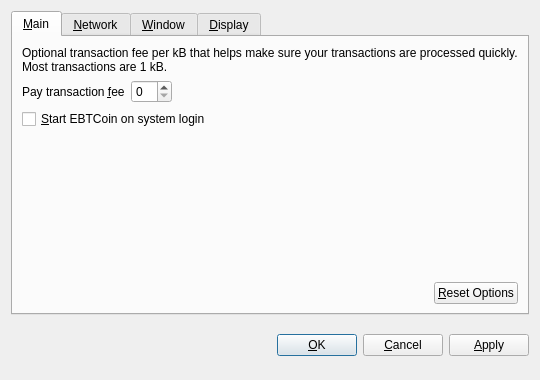
<?xml version="1.0" encoding="UTF-8"?>
<ui version="4.0">
 <class>OptionsDialog</class>
 <widget class="QDialog" name="OptionsDialog">
  <property name="geometry">
   <rect>
    <x>0</x>
    <y>0</y>
    <width>540</width>
    <height>380</height>
   </rect>
  </property>
  <property name="windowTitle">
   <string>Options</string>
  </property>
  <property name="modal">
   <bool>true</bool>
  </property>
  <layout class="QVBoxLayout" name="verticalLayout">
   <item>
    <widget class="QTabWidget" name="tabWidget">
     <property name="tabPosition">
      <enum>QTabWidget::North</enum>
     </property>
     <property name="currentIndex">
      <number>0</number>
     </property>
     <widget class="QWidget" name="tabMain">
      <attribute name="title">
       <string>&amp;Main</string>
      </attribute>
      <layout class="QVBoxLayout" name="verticalLayout_Main">
       <item>
        <widget class="QLabel" name="transactionFeeInfoLabel">
         <property name="text">
          <string>Optional transaction fee per kB that helps make sure your transactions are processed quickly. Most transactions are 1 kB.</string>
         </property>
         <property name="textFormat">
          <enum>Qt::PlainText</enum>
         </property>
         <property name="wordWrap">
          <bool>true</bool>
         </property>
        </widget>
       </item>
       <item>
        <layout class="QHBoxLayout" name="horizontalLayout_1_Main">
         <item>
          <widget class="QLabel" name="transactionFeeLabel">
           <property name="text">
            <string>Pay transaction &amp;fee</string>
           </property>
           <property name="textFormat">
            <enum>Qt::PlainText</enum>
           </property>
           <property name="buddy">
            <cstring>transactionFee</cstring>
           </property>
          </widget>
         </item>
         <item>
          <widget class="BitcoinAmountField" name="transactionFee"/>
         </item>
         <item>
          <spacer name="horizontalSpacer_1_Main">
           <property name="orientation">
            <enum>Qt::Horizontal</enum>
           </property>
           <property name="sizeHint" stdset="0">
            <size>
             <width>40</width>
             <height>20</height>
            </size>
           </property>
          </spacer>
         </item>
        </layout>
       </item>
       <item>
        <widget class="QCheckBox" name="bitcoinAtStartup">
         <property name="toolTip">
          <string>Automatically start EBTCoin after logging in to the system.</string>
         </property>
         <property name="text">
          <string>&amp;Start EBTCoin on system login</string>
         </property>
        </widget>
       </item>
       <item>
        <spacer name="verticalSpacer_Main">
         <property name="orientation">
          <enum>Qt::Vertical</enum>
         </property>
         <property name="sizeHint" stdset="0">
          <size>
           <width>20</width>
           <height>40</height>
          </size>
         </property>
        </spacer>
       </item>
       <item>
        <layout class="QHBoxLayout" name="horizontalLayout_2_Main">
         <item>
          <spacer name="horizontalSpacer_2_Main">
           <property name="orientation">
            <enum>Qt::Horizontal</enum>
           </property>
           <property name="sizeHint" stdset="0">
            <size>
             <width>40</width>
             <height>20</height>
            </size>
           </property>
          </spacer>
         </item>
         <item>
          <widget class="QPushButton" name="resetButton">
           <property name="toolTip">
            <string>Reset all client options to default.</string>
           </property>
           <property name="text">
            <string>&amp;Reset Options</string>
           </property>
           <property name="autoDefault">
            <bool>false</bool>
           </property>
          </widget>
         </item>
        </layout>
       </item>
      </layout>
     </widget>
     <widget class="QWidget" name="tabNetwork">
      <attribute name="title">
       <string>&amp;Network</string>
      </attribute>
      <layout class="QVBoxLayout" name="verticalLayout_Network">
       <item>
        <widget class="QCheckBox" name="mapPortUpnp">
         <property name="toolTip">
          <string>Automatically open the EBTCoin client port on the router. This only works when your router supports UPnP and it is enabled.</string>
         </property>
         <property name="text">
          <string>Map port using &amp;UPnP</string>
         </property>
        </widget>
       </item>
       <item>
        <widget class="QCheckBox" name="connectSocks">
         <property name="toolTip">
          <string>Connect to the EBTCoin network through a SOCKS proxy (e.g. when connecting through Tor).</string>
         </property>
         <property name="text">
          <string>&amp;Connect through SOCKS proxy:</string>
         </property>
        </widget>
       </item>
       <item>
        <layout class="QHBoxLayout" name="horizontalLayout_Network">
         <item>
          <widget class="QLabel" name="proxyIpLabel">
           <property name="text">
            <string>Proxy &amp;IP:</string>
           </property>
           <property name="textFormat">
            <enum>Qt::PlainText</enum>
           </property>
           <property name="buddy">
            <cstring>proxyIp</cstring>
           </property>
          </widget>
         </item>
         <item>
          <widget class="QValidatedLineEdit" name="proxyIp">
           <property name="maximumSize">
            <size>
             <width>140</width>
             <height>16777215</height>
            </size>
           </property>
           <property name="toolTip">
            <string>IP address of the proxy (e.g. 127.0.0.1)</string>
           </property>
          </widget>
         </item>
         <item>
          <widget class="QLabel" name="proxyPortLabel">
           <property name="text">
            <string>&amp;Port:</string>
           </property>
           <property name="textFormat">
            <enum>Qt::PlainText</enum>
           </property>
           <property name="buddy">
            <cstring>proxyPort</cstring>
           </property>
          </widget>
         </item>
         <item>
          <widget class="QLineEdit" name="proxyPort">
           <property name="maximumSize">
            <size>
             <width>55</width>
             <height>16777215</height>
            </size>
           </property>
           <property name="toolTip">
            <string>Port of the proxy (e.g. 9050)</string>
           </property>
          </widget>
         </item>
         <item>
          <widget class="QLabel" name="socksVersionLabel">
           <property name="text">
            <string>SOCKS &amp;Version:</string>
           </property>
           <property name="textFormat">
            <enum>Qt::PlainText</enum>
           </property>
           <property name="buddy">
            <cstring>socksVersion</cstring>
           </property>
          </widget>
         </item>
         <item>
          <widget class="QValueComboBox" name="socksVersion">
           <property name="toolTip">
            <string>SOCKS version of the proxy (e.g. 5)</string>
           </property>
          </widget>
         </item>
         <item>
          <spacer name="horizontalSpacer_Network">
           <property name="orientation">
            <enum>Qt::Horizontal</enum>
           </property>
           <property name="sizeHint" stdset="0">
            <size>
             <width>40</width>
             <height>20</height>
            </size>
           </property>
          </spacer>
         </item>
        </layout>
       </item>
       <item>
        <spacer name="verticalSpacer_Network">
         <property name="orientation">
          <enum>Qt::Vertical</enum>
         </property>
         <property name="sizeHint" stdset="0">
          <size>
           <width>20</width>
           <height>40</height>
          </size>
         </property>
        </spacer>
       </item>
      </layout>
     </widget>
     <widget class="QWidget" name="tabWindow">
      <attribute name="title">
       <string>&amp;Window</string>
      </attribute>
      <layout class="QVBoxLayout" name="verticalLayout_Window">
       <item>
        <widget class="QCheckBox" name="minimizeToTray">
         <property name="toolTip">
          <string>Show only a tray icon after minimizing the window.</string>
         </property>
         <property name="text">
          <string>&amp;Minimize to the tray instead of the taskbar</string>
         </property>
        </widget>
       </item>
       <item>
        <widget class="QCheckBox" name="minimizeOnClose">
         <property name="toolTip">
          <string>Minimize instead of exit the application when the window is closed. When this option is enabled, the application will be closed only after selecting Quit in the menu.</string>
         </property>
         <property name="text">
          <string>M&amp;inimize on close</string>
         </property>
        </widget>
       </item>
       <item>
        <spacer name="verticalSpacer_Window">
         <property name="orientation">
          <enum>Qt::Vertical</enum>
         </property>
         <property name="sizeHint" stdset="0">
          <size>
           <width>20</width>
           <height>40</height>
          </size>
         </property>
        </spacer>
       </item>
      </layout>
     </widget>
     <widget class="QWidget" name="tabDisplay">
      <attribute name="title">
       <string>&amp;Display</string>
      </attribute>
      <layout class="QVBoxLayout" name="verticalLayout_Display">
       <item>
        <layout class="QHBoxLayout" name="horizontalLayout_1_Display">
         <item>
          <widget class="QLabel" name="langLabel">
           <property name="text">
            <string>User Interface &amp;language:</string>
           </property>
           <property name="textFormat">
            <enum>Qt::PlainText</enum>
           </property>
           <property name="buddy">
            <cstring>lang</cstring>
           </property>
          </widget>
         </item>
         <item>
          <widget class="QValueComboBox" name="lang">
           <property name="toolTip">
            <string>The user interface language can be set here. This setting will take effect after restarting EBTCoin.</string>
           </property>
          </widget>
         </item>
        </layout>
       </item>
       <item>
        <layout class="QHBoxLayout" name="horizontalLayout_2_Display">
         <item>
          <widget class="QLabel" name="unitLabel">
           <property name="text">
            <string>&amp;Unit to show amounts in:</string>
           </property>
           <property name="textFormat">
            <enum>Qt::PlainText</enum>
           </property>
           <property name="buddy">
            <cstring>unit</cstring>
           </property>
          </widget>
         </item>
         <item>
          <widget class="QValueComboBox" name="unit">
           <property name="toolTip">
            <string>Choose the default subdivision unit to show in the interface and when sending coins.</string>
           </property>
          </widget>
         </item>
        </layout>
       </item>
       <item>
        <widget class="QCheckBox" name="displayAddresses">
         <property name="toolTip">
          <string>Whether to show EBTCoin addresses in the transaction list or not.</string>
         </property>
         <property name="text">
          <string>&amp;Display addresses in transaction list</string>
         </property>
        </widget>
       </item>
       <item>
        <widget class="QCheckBox" name="coinControlFeatures">
         <property name="toolTip">
          <string>Whether to show coin control features or not.</string>
         </property>
         <property name="text">
          <string>Display coin &amp;control features (experts only!)</string>
         </property>
        </widget>
       </item>
       <item>
        <spacer name="verticalSpacer_Display">
         <property name="orientation">
          <enum>Qt::Vertical</enum>
         </property>
         <property name="sizeHint" stdset="0">
          <size>
           <width>20</width>
           <height>40</height>
          </size>
         </property>
        </spacer>
       </item>
      </layout>
     </widget>
    </widget>
   </item>
   <item>
    <layout class="QHBoxLayout" name="horizontalLayout_Buttons">
     <item>
      <spacer name="horizontalSpacer_1">
       <property name="orientation">
        <enum>Qt::Horizontal</enum>
       </property>
       <property name="sizeHint" stdset="0">
        <size>
         <width>40</width>
         <height>48</height>
        </size>
       </property>
      </spacer>
     </item>
     <item>
      <widget class="QLabel" name="statusLabel">
       <property name="font">
        <font>
         <weight>75</weight>
         <bold>true</bold>
        </font>
       </property>
       <property name="text">
        <string/>
       </property>
       <property name="textFormat">
        <enum>Qt::PlainText</enum>
       </property>
       <property name="wordWrap">
        <bool>true</bool>
       </property>
      </widget>
     </item>
     <item>
      <spacer name="horizontalSpacer_2">
       <property name="orientation">
        <enum>Qt::Horizontal</enum>
       </property>
       <property name="sizeHint" stdset="0">
        <size>
         <width>40</width>
         <height>48</height>
        </size>
       </property>
      </spacer>
     </item>
     <item>
      <widget class="QPushButton" name="okButton">
       <property name="text">
        <string>&amp;OK</string>
       </property>
      </widget>
     </item>
     <item>
      <widget class="QPushButton" name="cancelButton">
       <property name="text">
        <string>&amp;Cancel</string>
       </property>
       <property name="autoDefault">
        <bool>false</bool>
       </property>
      </widget>
     </item>
     <item>
      <widget class="QPushButton" name="applyButton">
       <property name="text">
        <string>&amp;Apply</string>
       </property>
       <property name="autoDefault">
        <bool>false</bool>
       </property>
      </widget>
     </item>
    </layout>
   </item>
  </layout>
 </widget>
 <customwidgets>
  <customwidget>
   <class>BitcoinAmountField</class>
   <extends>QSpinBox</extends>
   <header>bitcoinamountfield.h</header>
  </customwidget>
  <customwidget>
   <class>QValueComboBox</class>
   <extends>QComboBox</extends>
   <header>qvaluecombobox.h</header>
  </customwidget>
  <customwidget>
   <class>QValidatedLineEdit</class>
   <extends>QLineEdit</extends>
   <header>qvalidatedlineedit.h</header>
  </customwidget>
 </customwidgets>
 <resources/>
 <connections/>
</ui>
